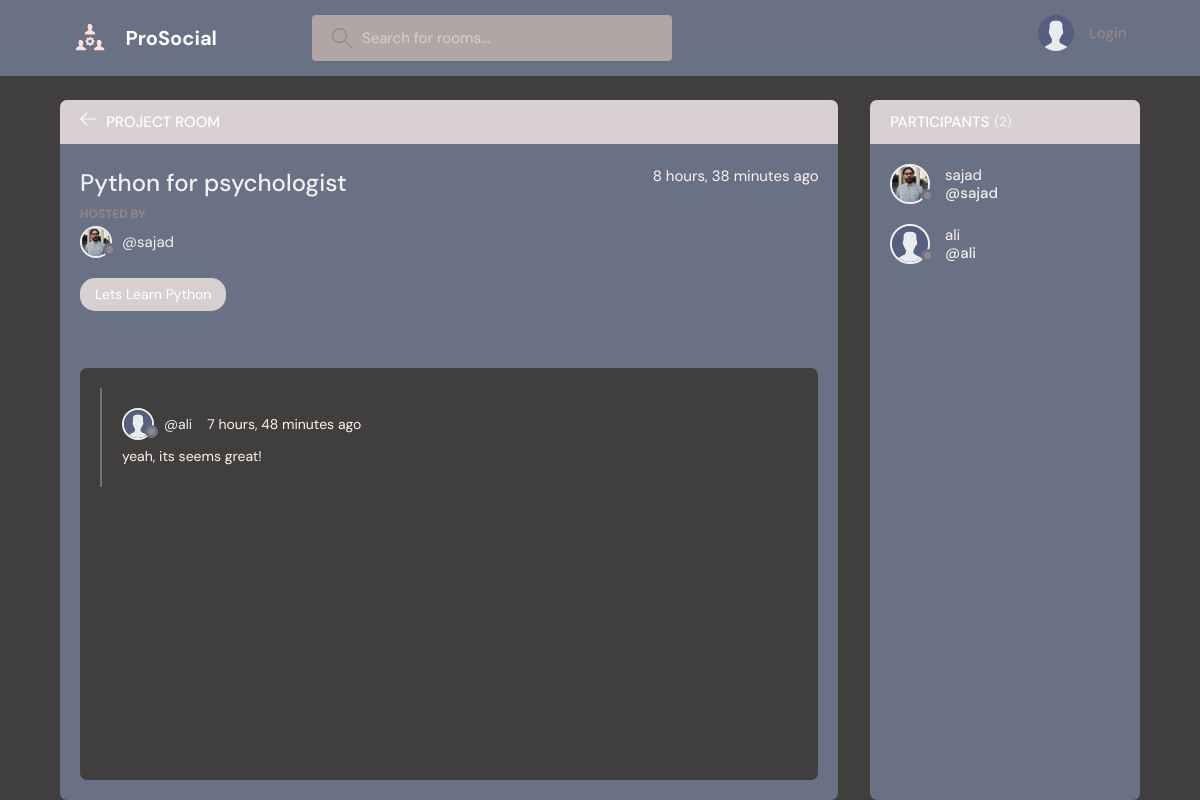
Page /room/1 on the earlier database version.
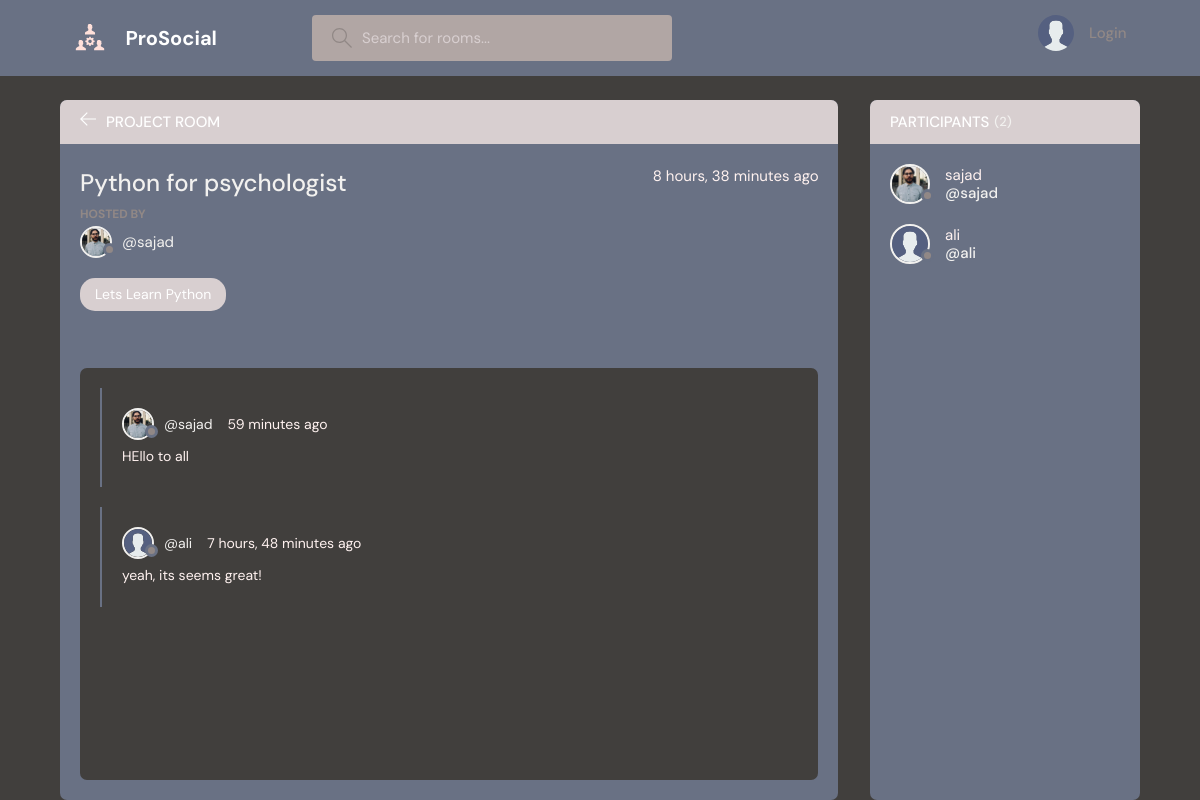
Same page on the later database version.
### base/models.py (models this page shows, shortened)
class Message(models.Model):
    user = models.ForeignKey(User, on_delete=models.CASCADE)
    room = models.ForeignKey(Room, on_delete=models.CASCADE)
    body = models.TextField()
    updated = models.DateTimeField(auto_now=True) #every single time save
    created = models.DateTimeField(auto_now_add=True) #first save or crate
    class Meta:
        ordering = ['-updated', '-created']

class User(AbstractUser):
    name = models.CharField(max_length=200, null=True)
    email = models.EmailField(unique=True, null=True)
    bio = models.TextField(null=True)
    avatar = models.ImageField(null=True, default='avatar.svg')
    USERNAME_FIELD = 'email'
    REQUIRED_FIELDS = []

### base/views.py (the view, shortened to what this page needs)
# urls.py: path('room/<str:pk>', views.room, name = 'room'),
def room(request, pk):
    room = Room.objects.get(id=pk)
    room_messages=room.message_set.all()
    participants=room.participants.all()
    context = {'room':room, 'room_messages':room_messages,
     'participants': participants}
    return render(request, 'base/room.html', context)

### base/models.py (called while the page is built)
    def __str__(self):
        return self.name

### base/templates/base/room.html (shortened to what this page needs)
{% extends 'main.html' %}
{% block content %}
    <main class="profile-page layout layout--2">
      <div class="container">
        <div class="room">
          <div class="room__top">
            <div class="room__topLeft">
              <a href="{% url 'home' %}">
                <svg version="1.1" xmlns="http://www.w3.org/2000/svg" width="32" height="32" viewBox="0 0 32 32">
                  <title>arrow-left</title>
                  <path
                    d="M13.723 2.286l-13.723 13.714 13.719 13.714 1.616-1.611-10.96-10.96h27.625v-2.286h-27.625l10.965-10.965-1.616-1.607z"
                  ></path>
                </svg>
              </a>
              <h3>Project Room</h3>
            </div>
          </div>
          <div class="room__box scroll">
            <div class="room__header scroll">
              <div class="room__info">
                <h3>{{room.name}}</h3>
                <span>{{room.created|timesince}} ago</span>
              </div>
              <div class="room__hosted">
                <p>Hosted By</p>
                <a href="{% url 'user-profile' room.host.id %}" class="room__author">
                  <div class="avatar avatar--small">
                    <img src="{{room.host.avatar.url}}" />
                  </div>
                  <span>@{{room.host.username}}</span>
                </a>
              </div>
              <span class="room__topics">{{room.topic}}</span>
            </div>
            <div class="room__conversation">
              <div class="threads scroll">
                {% for message in room_messages %}
                <div class="thread">
                  <div class="thread__top">
                    <div class="thread__author">
                      <a href="{% url 'user-profile' message.user.id %}" class="thread__authorInfo">
                        <div class="avatar avatar--small">
                          <img src="{{message.user.avatar.url}}" />
                        </div>
                        <span>@{{message.user.username}}</span>
                      </a>
                      <span class="thread__date">{{message.created|timesince}} ago</span>
                    </div>
                  </div>
                  <div class="thread__details">
                  {{message.body}}
                  </div>
                </div>
                {% endfor %}
              </div>
            </div>
          </div>
        </div>
        <div class="participants">
          <h3 class="participants__top">Participants <span>({{participants.count}})</span></h3>
          <div class="participants__list scroll">
            {% for user in participants %}
            <a href="{url 'user-profile' user.id %}" class="participant">
              <div class="avatar avatar--medium">
                <img src="{{user.avatar.url}}" />
              </div>
              <p>
                {{user.username}}
                <span>@{{user.username}}</span>
              </p>
            </a>
            {% endfor %}
          </div>
        </div>
      </div>
    </main>
{% endblock content %}

Differences in the rows shown:
added Message: user.avatar (picture), user.username "sajad", created "59 minutes", body "HEllo to all"
